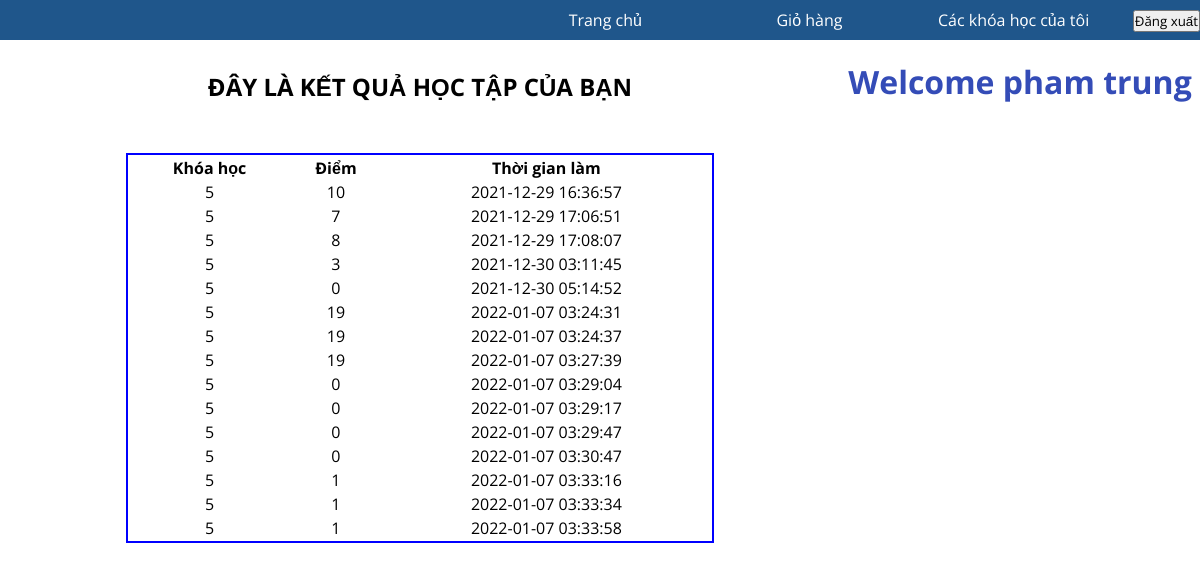
The app's page /See_score.php (signed in) with its own data.
### tables this page shows
CREATE TABLE `diem` (
  `id_diem` int(11) NOT NULL,
  `id_user` int(11) NOT NULL,
  `maKH` int(11) NOT NULL,
  `diem` int(11) NOT NULL,
  `time` timestamp NOT NULL DEFAULT current_timestamp() ON UPDATE current_timestamp()
);

### See_score.php (the view, shortened to what this page needs)
<!DOCTYPE html>
<html>
<head>
	<link rel="stylesheet" type="text/css" href="score.css">
	<?php
	include 'KetNoi.php';
	 ?>
</head>
<body>
	<form method="POST">
	<div class="menu">
			<ul>
				<li><a href="index.php">Trang chủ</a></li>
				<li><a href=" cart.php">Giỏ hàng</a></li>
				<li><a href="my_lecture.php">Các khóa học của tôi</a></li>
				<input type="submit" name="out" value="Đăng xuất">
			</ul>
	</div>
	<div class="container">
		<div class="left">
			<h2>ĐÂY LÀ KẾT QUẢ HỌC TẬP CỦA BẠN</h2>
			<div class="result">
				<?php
				$id_user = $_SESSION['id'];
				$sql = "SELECT * FROM diem WHERE id_user = '$id_user'";
				$do = mysqli_query($conn,$sql);
				?>
				<table>
					<tr align="center">
						<th>Khóa học</th>
						<th>Điểm</th>
						<th>Thời gian làm</th>
					</tr>
				<?php
				while ($row = mysqli_fetch_array($do)) {
				?>
					<tr align="center">
						<td><?php echo $row[2]; ?></td>
						<td><?php echo $row[3]; ?></td>
						<td><?php echo $row[4]; ?></td>
					</tr>
				<?php
				}
				 ?>
				</table>
			</div>
		</div>
		<div class="right">
			<h1>Welcome
			<?php
				echo $_SESSION['user'];
			?>
			</h1>
		</div>
	</div>
	</form>
</body>
</html>

### score.css (style rules this page uses)
* { margin: 0; padding: 0; font-family: 'Open Sans', sans-serif; }
.menu { position: fixed; top: 0; right: 0; left: 0; }
.menu ul { background: #1F568B; list-style-type: none; text-align: right; }
.menu li { color: #f1f1f1; display: inline-block; width: 170px; height: 40px; line-height: 40px; margin-right: 30px; }
.menu a { text-align: center; text-decoration: none; color: #fff; display: block; }
.container { width: 100%; display: flex; }
.container .left { width: 70%; height: 100vh; margin-top: 40px; }
.container .left h2 { text-align: center; margin-top: 30px; }
.container .left table { width: 70%; margin-left: 15%; margin-top: 50px; border: 2px solid blue; }
.container .right { width: 30%; height: 100%; position: fixed; top: 40px; right: 0; background-color: }
.container .right h1 { text-align: center; margin-top: 20px; color: #344CB7; }

### records on screen
diem: maKH "5", diem "10", time "2021-12-29 16:36:57"
diem: maKH "5", diem "7", time "2021-12-29 17:06:51"
diem: maKH "5", diem "8", time "2021-12-29 17:08:07"
diem: maKH "5", diem "3", time "2021-12-30 03:11:45"
diem: maKH "5", diem "0", time "2021-12-30 05:14:52"
diem: maKH "5", diem "19", time "2022-01-07 03:24:31"
diem: maKH "5", diem "19", time "2022-01-07 03:24:37"
diem: maKH "5", diem "19", time "2022-01-07 03:27:39"
diem: maKH "5", diem "0", time "2022-01-07 03:29:04"
diem: maKH "5", diem "0", time "2022-01-07 03:29:17"
diem: maKH "5", diem "0", time "2022-01-07 03:29:47"
diem: maKH "5", diem "0", time "2022-01-07 03:30:47"
diem: maKH "5", diem "1", time "2022-01-07 03:33:16"
diem: maKH "5", diem "1", time "2022-01-07 03:33:34"
diem: maKH "5", diem "1", time "2022-01-07 03:33:58"

### other values on screen
$_SESSION['user'] "pham trung"
